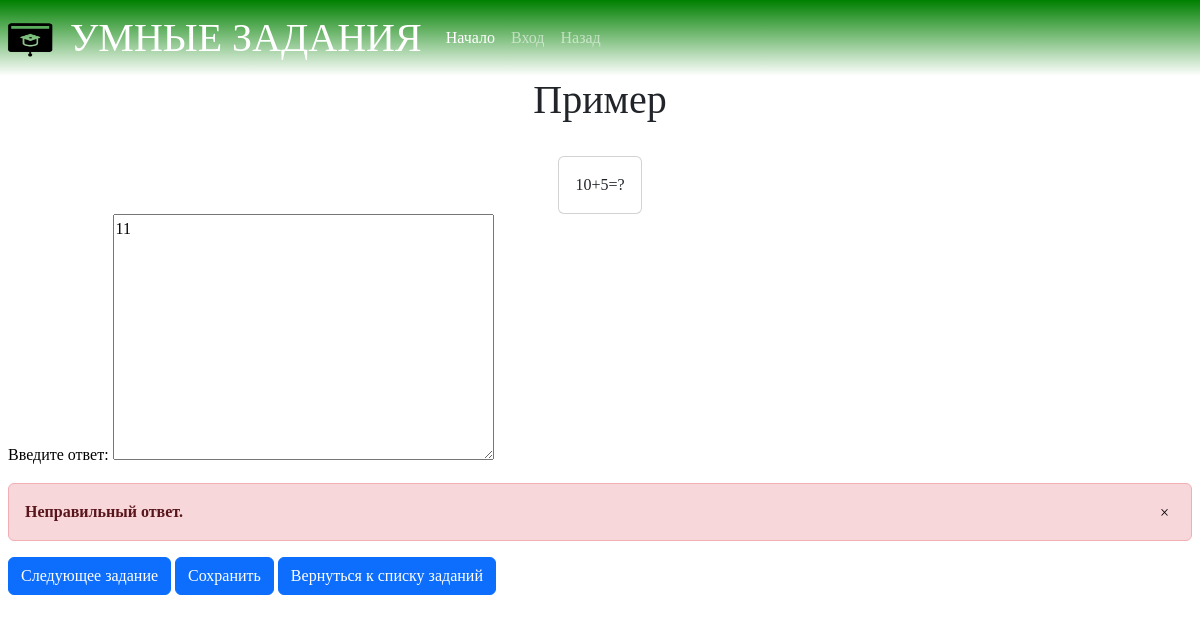
The app's page /lk/student_task/12, older data.
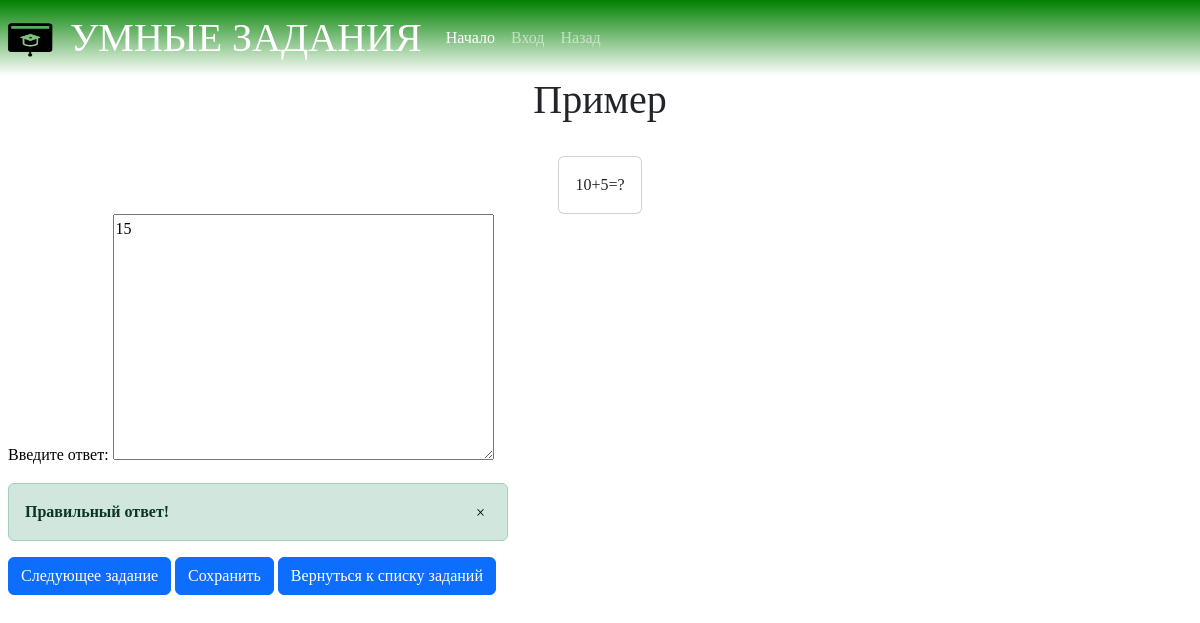
The same page, newer data.
### main/models.py (models this page shows, shortened)
class StudentTask(models.Model):
    task = models.ForeignKey(Task, verbose_name='Задание', on_delete=models.CASCADE)
    student = models.ForeignKey(Student, verbose_name="Ученик", on_delete=models.CASCADE)
    teacher = models.ForeignKey(Teacher, verbose_name="Учитель", on_delete=models.CASCADE)
    student_answer = models.TextField("Ответ ученика")
    is_right = models.BooleanField("Правильно?", blank=True, null=True)
    teacher_check = models.BooleanField("Нужна проверка?", default=False)
    teaher_comment = models.TextField("Комментарий учителя", blank=True, null=True)
    get_date = models.DateTimeField("Дата выдачи", auto_now_add=True)
    done_date = models.DateTimeField("Дата выполнения", null=True, blank=True)
    limite_date = models.DateTimeField("Лимит выполнения", null=True, blank=True)
    class Meta:
        verbose_name = 'Задание ученика'
        verbose_name_plural = "Задания учеников"

class Task(models.Model):
    name = models.CharField("Название", max_length=255, default="")
    grade = models.IntegerField("Класс")
    level_of_knowledge = models.IntegerField("Уровень знаний")
    task_text = models.TextField("Текст задания")
    answer = models.CharField("Ответ", max_length=255, null=True, blank=True)
    subject = models.ForeignKey(Subject, verbose_name="Предмет", on_delete=models.CASCADE)
    theme = models.ForeignKey(Theme, verbose_name="Тема", on_delete=models.CASCADE, null=True, blank=True)
    is_neural = models.BooleanField("Написано нейросетью?", default=False)
    teacher_check = models.BooleanField("Нужна проверка?", default=False)
    class Meta:
        verbose_name = 'Задание'
        verbose_name_plural = "Задания"

### main/views.py (the view, shortened to what this page needs)
# urls.py: path("lk/student_task/<int:student_task_id>", views.student_task_do, name="student_task_do"),
def student_task_do(request, student_task_id=0):
    if student_task_id != 0:
        student_task = models.StudentTask.objects.get(id=student_task_id)
    else:
        student_task = models.StudentTask.objects.filter(student__user__id=request.user.id, student_answer="").first()
        if not student_task:
            return redirect(reverse('student_task_list', args=[0]))
    form = forms.DoTaskForm(instance=student_task)
    return render(request, "student_task_do.html", {
        "student_task": student_task,
        "form": form
    })

### main/forms.py
class DoTaskForm(forms.ModelForm):
    class Meta:
        model = models.StudentTask
        fields = ("student_answer",)
        labels = {
            "student_answer": "Введите ответ:"
        }

### main/templates/student_task_do.html (shortened to what this page needs)
{% extends "base.html" %}
{% block content %}
    <h1>{{ student_task.task.name }}</h1>
    <br>
    <div class="mx-2">
        <div class="task_do">
            <div class="card" style="margin: 10px; width: fit-content; margin: auto">
                <div class="card-body">
                    {{ student_task.task.task_text }}
                </div>
            </div>
            <form method="post">
                {{ form.as_p }}
                {% if not student_task.teacher_check and student_task.student_answer != "" %}
                    {% if student_task.student_answer != student_task.task.answer %}
                        <div class="alert alert-danger alert-dismissible fade show" style="padding-right: 16px"
                             role="alert"><strong>Неправильный ответ.</strong>
                            <button type="button"
                                    style="background-color: Transparent; border: none; float: right;"
                                    data-dismiss="alert" aria-label="Close">
                                <span aria-hidden="true">&times;</span>
                        </div>
                    {% else %}
                        <div class="alert alert-success alert-dismissible fade show"
                             style="padding-right: 16px; width: 500px; " role="alert"><strong>Правильный ответ!</strong>
                            <button type="button"
                                    style="background-color: Transparent; border: none; float: right;"
                                    data-dismiss="alert" aria-label="Close">
                                <span aria-hidden="true">&times;</span>
                        </div>
                    {% endif %}
                    <a class="btn btn-primary" href="{% url "student_task_do" 0 %}">Следующее задание</a>
                {% endif %}
                <button class="btn btn-primary" type="submit"
                        {% if student_task.teacher_check and student_task.student_answer != "" %} disabled{% endif %}>
                    Сохранить
                </button>
                <a class="btn btn-primary" href="{% url "student_task_list" 0 %}">Вернуться к списку заданий</a>
            </form>
        </div>
    </div>
{% endblock %}

Row changes from the older to the newer data that the page shows:
changed StudentTask "Пример": student_answer "11" → "15"
Text that changed along with them:
text no longer shown: "Неправильный ответ."
text now shown: "Правильный ответ!"
